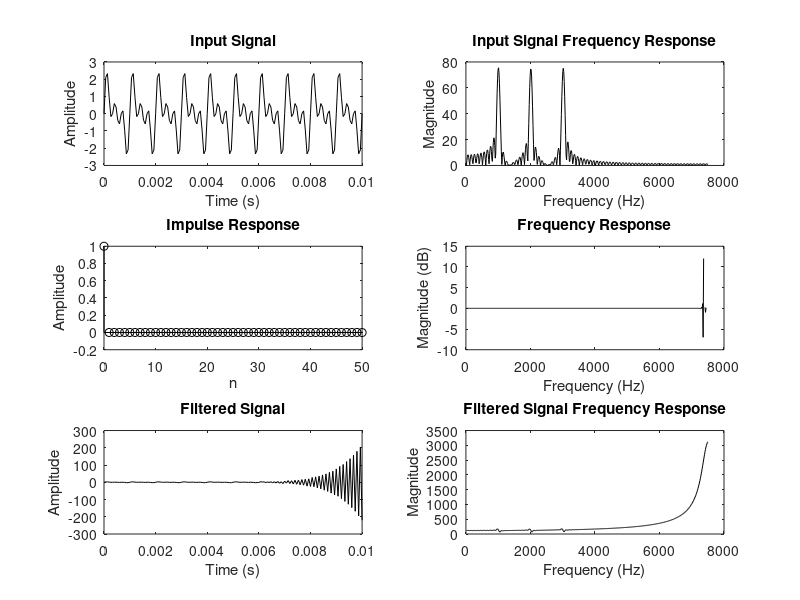

Write the MATLAB code that produced this figure. (Note: this script raises an error after producing the figure.)
clc; clear; close all;

F1 = 1000; F2 = 2000; F3 = 3000;
Fsamp = 15000;
t = 0:1/Fsamp:0.01;
x = sin(2*pi*F1*t) + sin(2*pi*F2*t) + sin(2*pi*F3*t);

fft_ord = 1024;
x_fft = fft(x, fft_ord);

Fp = 2200; Fs = 2500; ap = 2.8; as = 45;
wp=2*Fsamp*tan(pi*Fp/Fsamp);
ws=2*Fsamp*tan(pi*Fs/Fsamp);

[N, wn] = buttord(wp, ws, ap, as,"s");
[bs1,as1] = butter(N,wn,"low","s");
[bz1,az1] = bilinear(bs1,as1,Fsamp);

n_range = 0:50; 
h = impz(bz1,az1, length(n_range));

h_freq=freqz(bz1,az1,fft_ord/2);
y = filter(bz1,az1, x);
y_fft=fft(y,fft_ord);

fr = (1:fft_ord/2) * Fsamp / fft_ord;
figure;
[N1, wn1] = cheb1ord(wp, ws, ap, as,"s");
[bs2,as2] = cheby1(N1,ap,wn1,"low","s");
[bz2,az2] = bilinear(bs2,as2,Fsamp);
 
h1 = impz(bz2,az2, length(n_range));

h_freq1=freqz(bz2,az2,fft_ord/2);
y1 = filter(bz2,az2, x);
y_fft1=fft(y1,fft_ord);

subplot(3, 2, 1);
plot(t, x, 'k');
title('Input Signal');
ylabel('Amplitude');
xlabel('Time (s)');

subplot(3, 2, 2);
plot(fr, abs(x_fft(1:fft_ord/2)), 'k');
title('Input Signal Frequency Response');
ylabel('Magnitude');
xlabel('Frequency (Hz)');

subplot(3, 2, 3);
stem(n_range, h1, 'k'); 
title('Impulse Response');
ylabel('Amplitude');
xlabel('n');

subplot(3, 2, 4);
plot(fr, 20*log10(abs(h_freq1)), 'k'); 
title('Frequency Response');
ylabel('Magnitude (dB)');
xlabel('Frequency (Hz)');

subplot(3, 2, 5);
plot(t, y1, 'k');
title('Filtered Signal');
ylabel('Amplitude');
xlabel('Time (s)');

subplot(3, 2, 6);
plot(fr, abs(y_fft1(1:fft_ord/2)), 'k');
title('Filtered Signal Frequency Response');
ylabel('Magnitude');
xlabel('Frequency (Hz)');

sgtitle('CHEBYSHEV TYPE 1 LOW PASS FILTER (BILINEAR METHOD)');
saveas(gcf, 'chebyshev1_filter.png');
